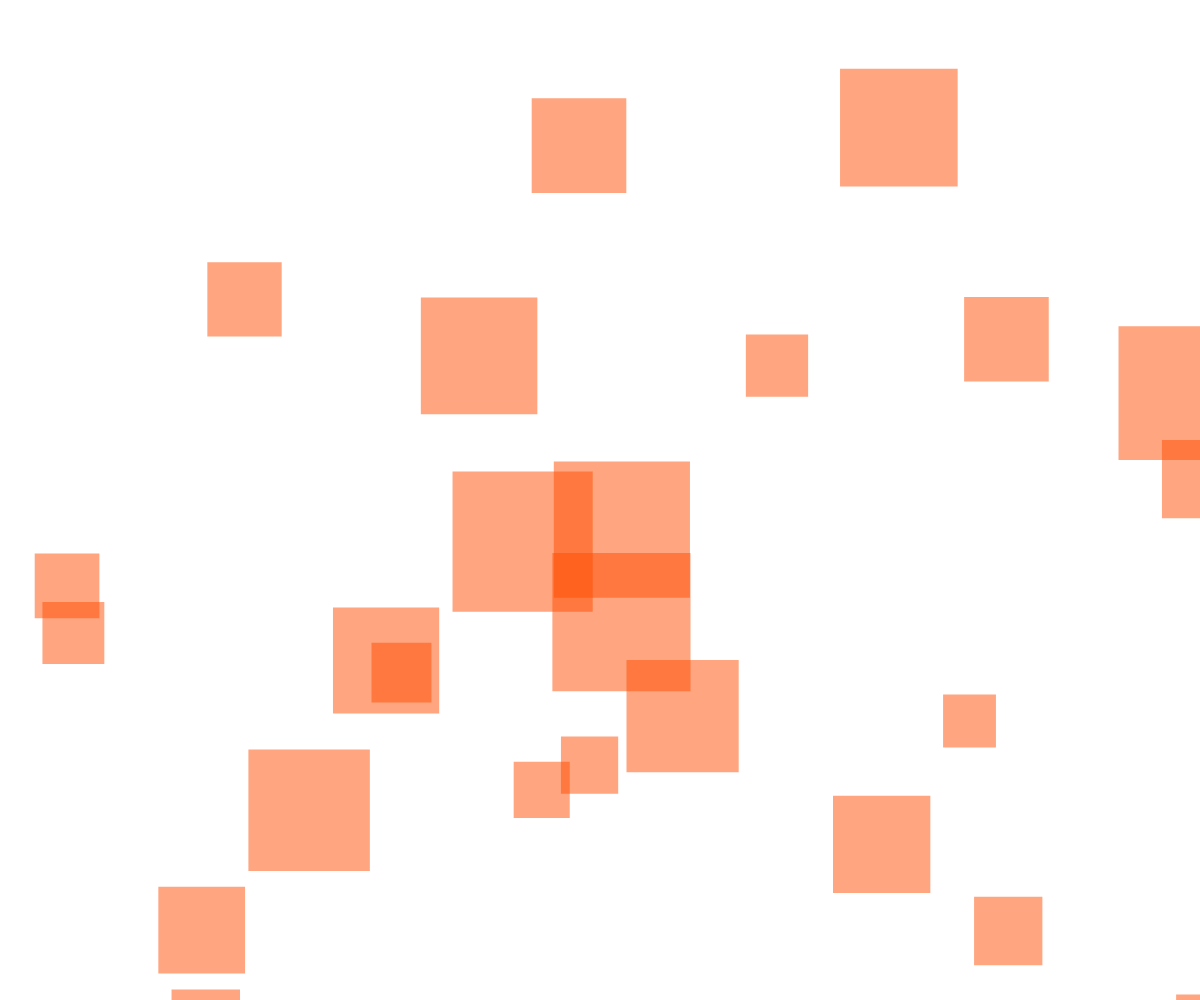
Frame 1 (no input)
Frame 60 (no input): identical to frame 1, image omitted
Frame 120 (the mouse pressed at the canvas centre since frame 60): identical to frame 1, image omitted

The p5.js sketch that drew this single still picture (run headless with seeded random() and noise() and a simulated clock; from frame 60 on, the mouse is pressed at the canvas centre):

// p5.js sketch
// ── sketch.js
const rectangles = [];

function setup() {
    createCanvas(windowWidth, windowHeight);
    // switch the color mode to HSB
    colorMode(HSB, 360, 100, 100, 100);
    for (let i = 0; i < 5; i++) {
        for (let j = 0; j < 5; j++) {
            let w = random(50, 150);
            let h = w;
            rectangles.push({ x: random(width), y: random(height), w, h });
        }
    }

}

function draw() {
    background(255);
    noStroke();

    for (let rect of rectangles) {
        createRectangle(rect.x, rect.y, rect.w, rect.h);
    }


    
}

function createRectangle(x, y, w, h) {
    // the values of HSB are hue (0-360), saturation (0-100), brightness (0-100), and alpha (0-100)
    fill(18, 100, 100, 50); // HSB color with transparency
    rect(x, y, w, h);
}
